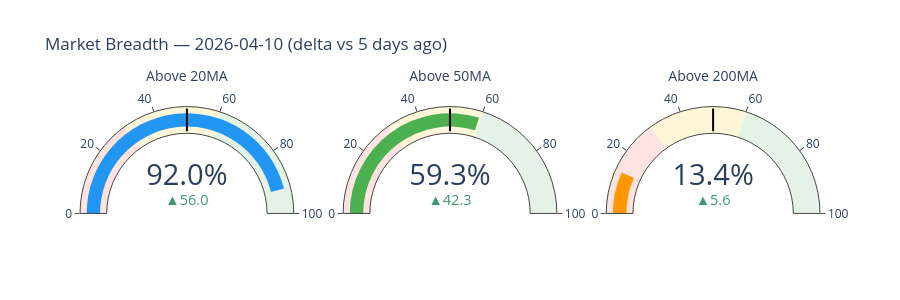
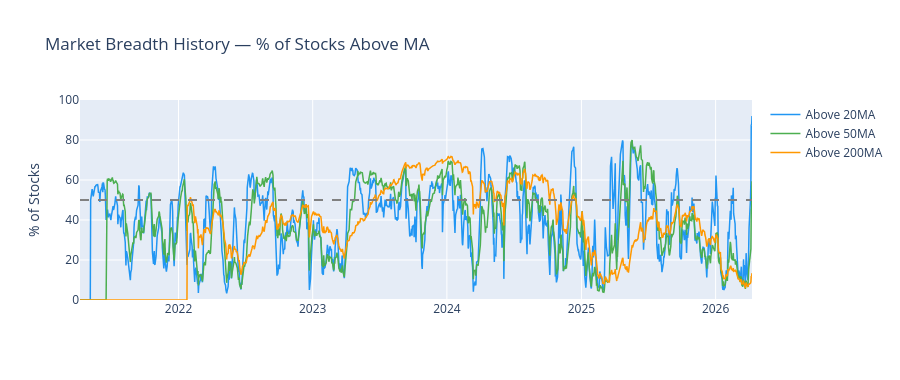

Notebook source saved alongside these figures, in order:
### Markdown cell above
## 2. Market breadth — % above 20/50/200 MA

### Code cell
ma20  = close.rolling(20).mean()
ma50  = close.rolling(50).mean()
ma200 = close.rolling(200).mean()

breadth = pd.DataFrame({
    'Above 20MA':  (close > ma20).mean(axis=1)  * 100,
    'Above 50MA':  (close > ma50).mean(axis=1)  * 100,
    'Above 200MA': (close > ma200).mean(axis=1) * 100,
})

# Latest snapshot gauges
today_breadth = breadth.iloc[-1]

fig = make_subplots(rows=1, cols=3, specs=[[{'type':'indicator'}]*3])
for i, (col, color) in enumerate(zip(today_breadth.index,
                                      ['#2196F3', '#4CAF50', '#FF9800']), 1):
    val = today_breadth[col]
    delta_val = val - breadth[col].iloc[-6]  # vs 5 days ago
    fig.add_trace(go.Indicator(
        mode='gauge+number+delta',
        value=val,
        delta={'reference': breadth[col].iloc[-6], 'valueformat': '.1f'},
        title={'text': col, 'font': {'size': 14}},
        number={'suffix': '%', 'valueformat': '.1f'},
        gauge={
            'axis': {'range': [0, 100]},
            'bar': {'color': color},
            'steps': [
                {'range': [0,  30], 'color': 'rgba(244,67,54,0.15)'},
                {'range': [30, 60], 'color': 'rgba(255,193,7,0.15)'},
                {'range': [60,100], 'color': 'rgba(76,175,80,0.15)'},
            ],
            'threshold': {'line': {'color': 'black', 'width': 2}, 'value': 50}
        }
    ), row=1, col=i)

fig.update_layout(title=f'Market Breadth — {LATEST.date()} (delta vs 5 days ago)', height=300)
fig.show()

# Historical breadth lines
fig2 = go.Figure()
colors = ['#2196F3', '#4CAF50', '#FF9800']
for col, c in zip(breadth.columns, colors):
    fig2.add_trace(go.Scatter(x=breadth.index, y=breadth[col], name=col,
                              line=dict(color=c, width=1.5)))
fig2.add_hline(y=50, line_dash='dash', line_color='grey')
fig2.update_layout(title='Market Breadth History — % of Stocks Above MA',
                   height=380, yaxis_title='% of Stocks', yaxis_range=[0, 100])
fig2.show()

### Figure 1 — Plotly figure (JSON) as saved in the notebook; plotly's stock layout.template omitted (floating-point values rounded to 4 significant figures)
{"data": [{"delta": {"reference": 36.01, "valueformat": ".1f"}, "domain": {"x": [0, 0.2889], "y": [0, 1]}, "gauge": {"axis": {"range": [0, 100]}, "bar": {"color": "#2196F3"}, "steps": [{"color": "rgba(244,67,54,0.15)", "range": [0, 30]}, {"color": "rgba(255,193,7,0.15)", "range": [30, 60]}, {"color": "rgba(76,175,80,0.15)", "range": [60, 100]}], "threshold": {"line": {"color": "black", "width": 2}, "value": 50}}, "mode": "gauge+number+delta", "number": {"suffix": "%", "valueformat": ".1f"}, "title": {"font": {"size": 14}, "text": "Above 20MA"}, "type": "indicator", "value": 92.02}, {"delta": {"reference": 17.09, "valueformat": ".1f"}, "domain": {"x": [0.3556, 0.6444], "y": [0, 1]}, "gauge": {"axis": {"range": [0, 100]}, "bar": {"color": "#4CAF50"}, "steps": [{"color": "rgba(244,67,54,0.15)", "range": [0, 30]}, {"color": "rgba(255,193,7,0.15)", "range": [30, 60]}, {"color": "rgba(76,175,80,0.15)", "range": [60, 100]}], "threshold": {"line": {"color": "black", "width": 2}, "value": 50}}, "mode": "gauge+number+delta", "number": {"suffix": "%", "valueformat": ".1f"}, "title": {"font": {"size": 14}, "text": "Above 50MA"}, "type": "indicator", "value": 59.34}, {"delta": {"reference": 7.84, "valueformat": ".1f"}, "domain": {"x": [0.7111, 1], "y": [0, 1]}, "gauge": {"axis": {"range": [0, 100]}, "bar": {"color": "#FF9800"}, "steps": [{"color": "rgba(244,67,54,0.15)", "range": [0, 30]}, {"color": "rgba(255,193,7,0.15)", "range": [30, 60]}, {"color": "rgba(76,175,80,0.15)", "range": [60, 100]}], "threshold": {"line": {"color": "black", "width": 2}, "value": 50}}, "mode": "gauge+number+delta", "number": {"suffix": "%", "valueformat": ".1f"}, "title": {"font": {"size": 14}, "text": "Above 200MA"}, "type": "indicator", "value": 13.43}], "layout": {"height": 300, "title": {"text": "Market Breadth — 2026-04-10 (delta vs 5 days ago)"}}}

### Figure 2 — Plotly figure (JSON) as saved in the notebook; plotly's stock layout.template omitted (floating-point values rounded to 4 significant figures; data arrays with more than 128 entries replaced by an {"elided": "..."} marker saying what was removed)
{"data": [{"line": {"color": "#2196F3", "width": 1.5}, "name": "Above 20MA", "type": "scatter", "x": {"elided": "1238 str values"}, "y": {"elided": "1238 float values"}}, {"line": {"color": "#4CAF50", "width": 1.5}, "name": "Above 50MA", "type": "scatter", "x": {"elided": "1238 str values"}, "y": {"elided": "1238 float values"}}, {"line": {"color": "#FF9800", "width": 1.5}, "name": "Above 200MA", "type": "scatter", "x": {"elided": "1238 str values"}, "y": {"elided": "1238 float values"}}], "layout": {"height": 380, "shapes": [{"line": {"color": "grey", "dash": "dash"}, "type": "line", "x0": 0, "x1": 1, "xref": "x domain", "y0": 50, "y1": 50, "yref": "y"}], "title": {"text": "Market Breadth History — % of Stocks Above MA"}, "yaxis": {"range": [0, 100], "title": {"text": "% of Stocks"}}}}
